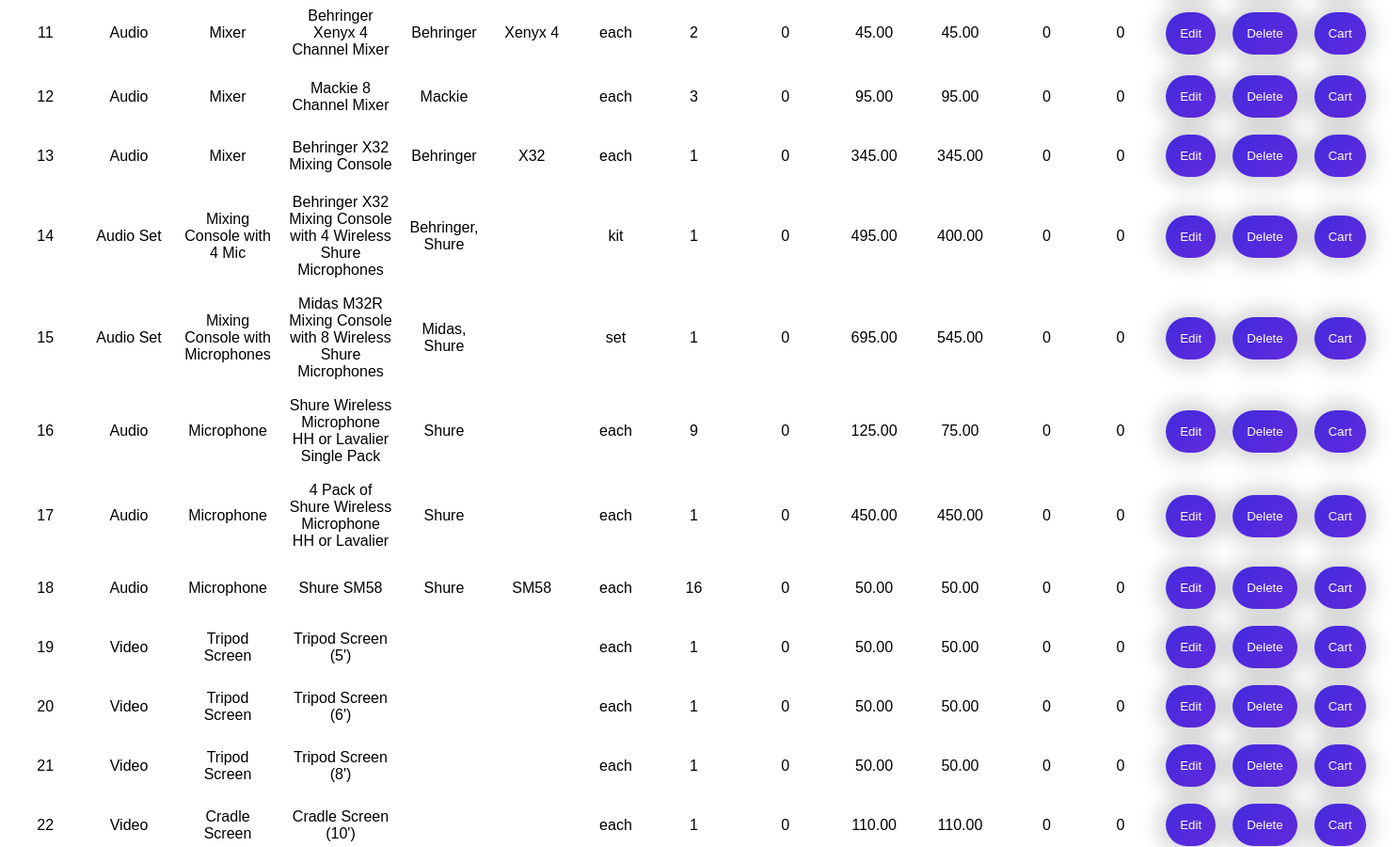
Before: /homepageSearchTester.php (middle part) with the older database file.
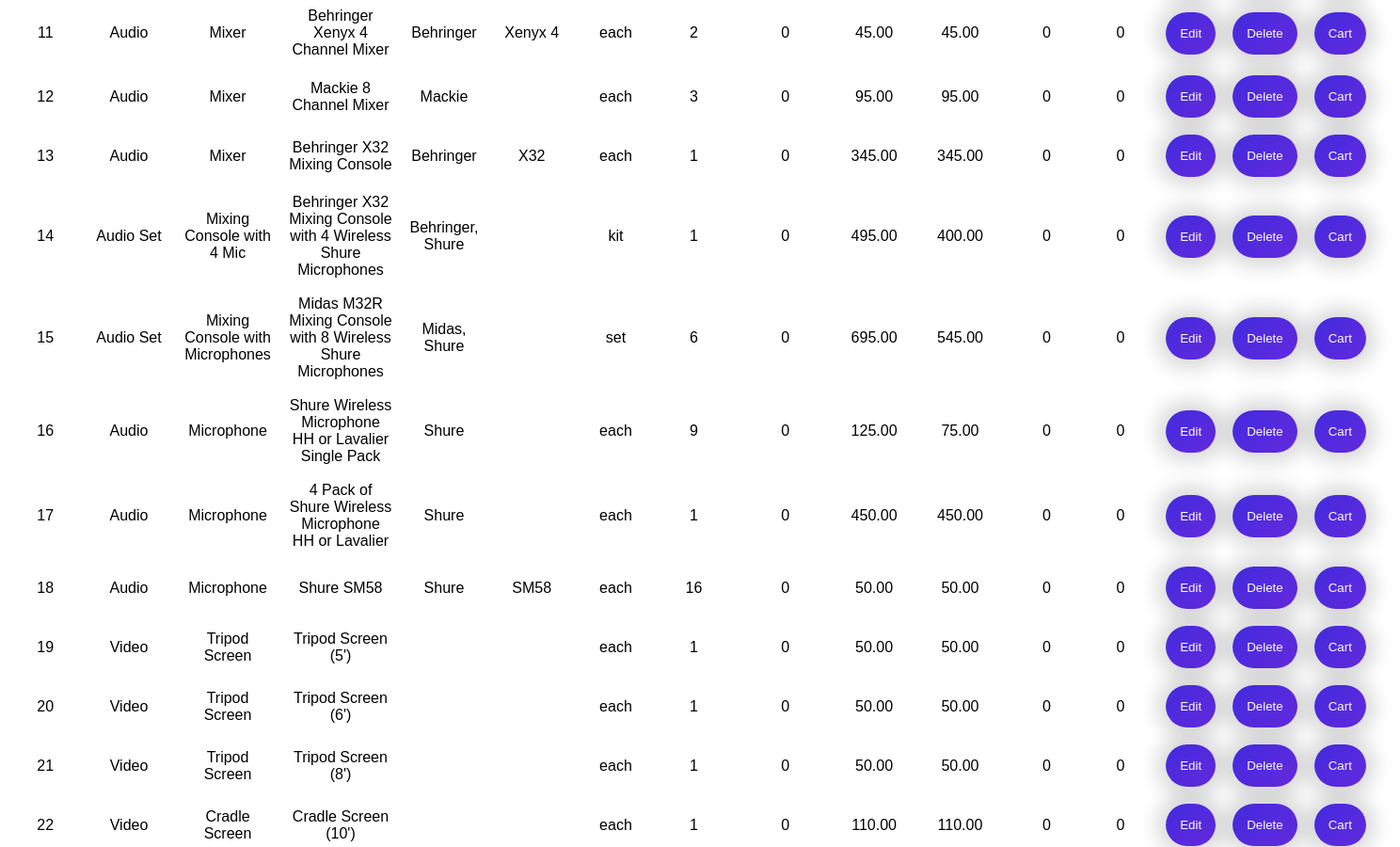
After: the same page with the newer database file.
### tables this page shows
CREATE TABLE `product` (
  `product_ID` int(11) NOT NULL,
  `vendor_ID_fk` int(11) NOT NULL,
  `product_type` varchar(25) NOT NULL,
  `product_name` varchar(100) NOT NULL,
  `product_description` varchar(255) NOT NULL,
  `make` varchar(25) NOT NULL,
  `model` varchar(100) NOT NULL,
  `qty_unit` varchar(12) NOT NULL,
  `qty_in_stock` int(3) NOT NULL,
  `is_promotional` tinyint(1) NOT NULL,
  `reg_price` decimal(10,2) NOT NULL,
  `discounted_price` decimal(10,2) NOT NULL,
  `num_rented` int(3) NOT NULL,
  `num_broken` int(3) NOT NULL,
  `is_discontinued` tinyint(1) NOT NULL
);

### homepageSearchTester.php (the view, shortened to what this page needs)
<!DOCTYPE html>
<html>
<head>
    <link rel="stylesheet" href=".\css\homePage.css">
    <link rel="stylesheet" href="./css/inventoryStyle.css">
</head>
<body>
    <div class = "wrap">
        <main>
            <div class = "middlePanel">
                <div class = "inventory">
                        <br><br>
                    <div id = "inventoryWrapper">
                        <table id="inventory">
                            <?php
                                $host='127.0.0.1';
                                $db = 'hv_audio_visual';
                                $user = 'root';
                                $pass = '';
                                $charset = 'utf8mb4';
                                $dsn = "mysql:host=$host;dbname=$db;charset=$charset";
                                $options = [
                                    PDO::ATTR_ERRMODE            => PDO::ERRMODE_EXCEPTION,
                                    PDO::ATTR_DEFAULT_FETCH_MODE => PDO::FETCH_ASSOC,
                                    PDO::ATTR_EMULATE_PREPARES   => false,
                                ];
                                try {
                                    $pdo = new PDO($dsn, $user, $pass, $options);
                                    $getData = $pdo->query($_SESSION["searchTypeInput"]);
                                    foreach($getData as $row){
                                        echo "<tr>";
                                        echo "<td> {$row['product_ID']} </td>";
                                        echo "<td> {$row['product_type']} </td>";
                                        echo "<td> {$row['product_name']} </td>";
                                        echo "<td> {$row['product_description']} </td>";
                                        echo "<td> {$row['make']} </td>";
                                        echo "<td> {$row['model']} </td>";
                                        echo "<td> {$row['qty_unit']} </td>";
                                        echo "<td> {$row['qty_in_stock']} </td>";
                                        echo "<td> {$row['is_promotional']} </td>";
                                        echo "<td> {$row['reg_price']} </td>";
                                        echo "<td> {$row['discounted_price']} </td>";
                                        echo "<td> {$row['num_rented']} </td>";
                                        echo "<td> {$row['num_broken']} </td>";
                                        $p_id = "'".$row['product_ID']."'";
                                        $p_type = "'".$row['product_type']."'";
                                        $p_name = "'".$row['product_name']."'";
                                        $p_description = "'".$row['product_description']."'";
                                        $p_make = "'".$row['make']."'";
                                        $p_model = "'".$row['model']."'";
                                        $p_qty_unit = "'".$row['qty_unit']."'";
                                        $p_qty_in_stock = "'".$row['qty_in_stock']."'";
                                        $p_is_promotional = "'".$row['is_promotional']."'";
                                        $p_reg_price = "'".$row['reg_price']."'";
                                        $p_discounted_price = "'".$row['discounted_price']."'";
                                        $p_num_rented = "'".$row['num_rented']."'";
                                        $p_num_broken = "'".$row['num_broken']."'";
                                        printf('<td><button type="button" onclick="editPane(%s,%s, %s,%s,%s,%s,%s,%s,%s,%s,%s,%s,%s)">Edit</button>',$p_id,$p_name,$p_type,$p_description, $p_make, $p_model, $p_qty_unit, $p_qty_in_stock, $p_is_promotional, $p_reg_price, $p_discounted_price, $p_num_rented, $p_num_broken);
                                        echo "<form name='remove' action='./includes/productRemove.inc.php' method='post'>";
                                        echo "<td><button type='submit' name='submit' value='submit'>Delete</button>";
                                        echo "<td><button type='button'>Cart</button>";
                                        echo "<td> <input type='hidden' name='PID' id='deleteID' value='{$row['product_ID']}'> </td>";
                                        echo "</form>";
                                        echo "</tr>";
                                    }
                                } catch (\PDOException $e) {
                                        $_SESSION["searchTypeInput"] = "select * from product";
                                        throw new \PDOException($e->getMessage(), (int)$e->getCode());
                                }
                            ?>
                        </table>
                    </div>
                </div>
        </main>
    </div>
</body>
</html>

Changed rows visible on the page:
changed product "Mixing Console with Microphones": qty_in_stock "1" → "6"
